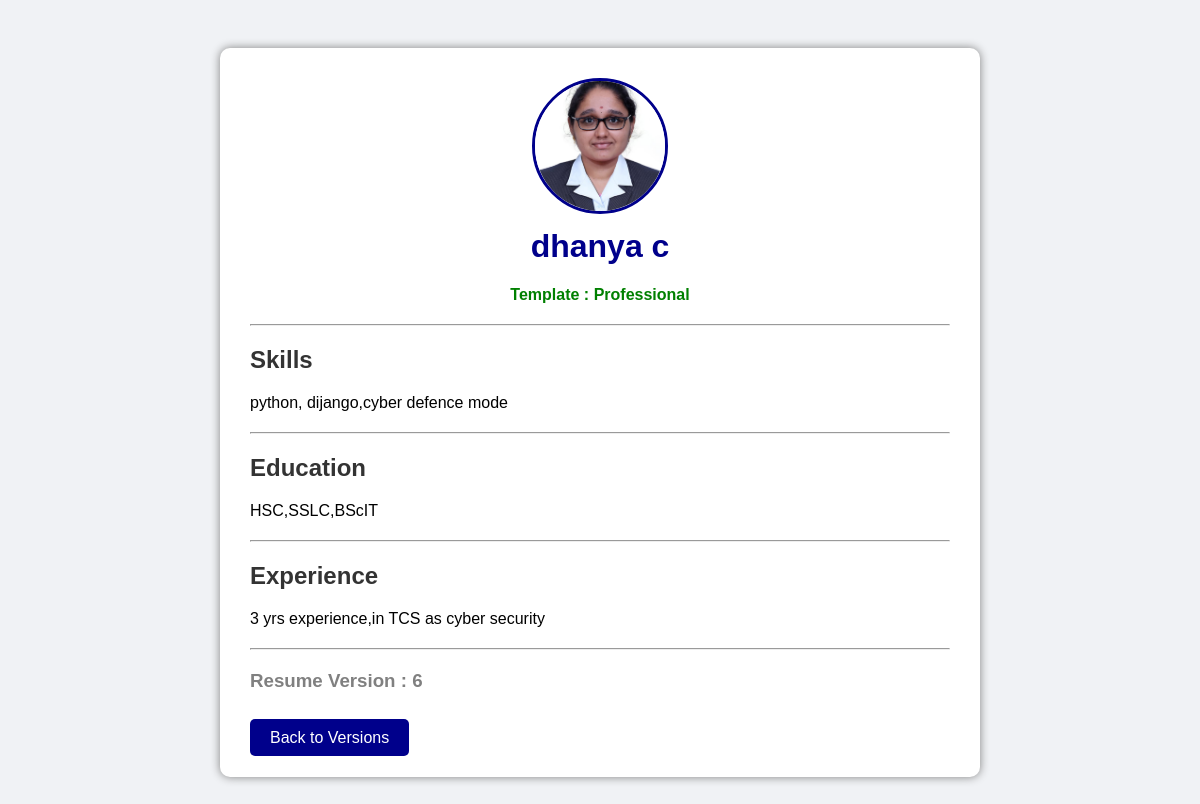
/preview/6, run on the app's committed database.
### tables this page shows
CREATE TABLE resume_versions(
        id INTEGER PRIMARY KEY AUTOINCREMENT,
        name TEXT,
        skills TEXT,
        education TEXT,
        experience TEXT,
        photo TEXT,
        template TEXT,
        version_number INTEGER,
        score INTEGER
    );

### app.py (the view)
@app.route('/preview/<int:id>')
def preview(id):
    conn = get_db()
    resume = conn.execute("""
    SELECT * FROM resume_versions
    WHERE id=?
    """, (id,)).fetchone()
    conn.close()
    return render_template(
        'preview.html',
        resume=resume
    )

### app.py (called while the page is built)
def get_db():
    return sqlite3.connect("database.db")

### templates/preview.html (shortened to what this page needs)
<!DOCTYPE html>
<html>
<head>
</head>
<body>
<div class="resume-box">
    <center>
        <img
        src="/static/uploads/{{ resume[5] }}"
        alt="Profile Photo"
        >
        <h1>{{ resume[1] }}</h1>
        <p class="template">
            Template :
            {{ resume[6] }}
        </p>
    </center>
    <hr>
    <h2>Skills</h2>
    <p>{{ resume[2] }}</p>
    <hr>
    <h2>Education</h2>
    <p>{{ resume[3] }}</p>
    <hr>
    <h2>Experience</h2>
    <p>{{ resume[4] }}</p>
    <hr>
    <h3 class="version">
        Resume Version :
        {{ resume[7] }}
    </h3>
    <br>
    <a
    href="/versions"
    class="btn"
    >
        Back to Versions
    </a>
</div>
</body>
</html>

### templates/preview.html (style rules this page uses)
body { font-family: Arial; background-color: #f0f2f5; padding: 40px; }
.resume-box { width: 700px; margin: auto; background: white; padding: 30px; border-radius: 10px; box-shadow: 0px 0px 10px gray; }
img { width: 130px; height: 130px; border-radius: 50%; object-fit: cover; border: 3px solid darkblue; }
h1 { color: darkblue; margin-top: 10px; }
h2 { color: #333; }
hr { margin-top: 20px; margin-bottom: 20px; }
.template { color: green; font-weight: bold; }
.version { color: gray; }
.btn { text-decoration: none; background-color: darkblue; color: white; padding: 10px 20px; border-radius: 5px; }

### data on the page
resume_versions: photo (picture), name "dhanya c", template "Professional", skills "python, dijango,cyber defence mode", education "HSC,SSLC,BScIT", experience "3 yrs experience,in TCS as cyber security", version_number "6"
